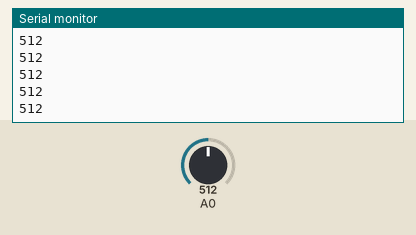
This sketch was run on a simulated Arduino Uno, built with avr-gcc and run on an emulated ATmega328P. On the bench: the last lines printed to the serial monitor. The inputs (shaded band) are chosen by the test bench; at power-on: A0 = 512.

Above: at 1.2 s.
1.3 s: A0 set to 716
At 2.2 s:
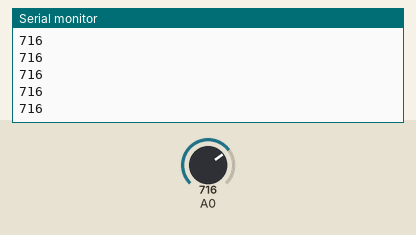
2.8 s: A0 set to 900
At 3.9 s:
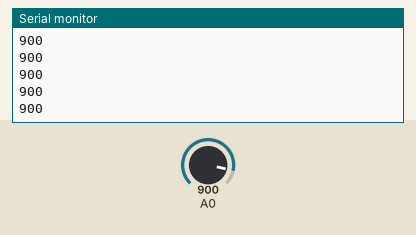
Timing chart, 0 to 5.8 s (numbered marks = the images above; inputs shaded):
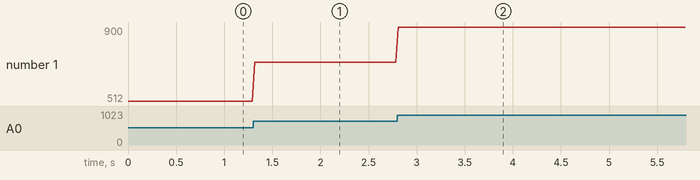

The sketch:

IR_unit_testing.ino
```cpp
int r1 = 0;

void setup() {
  // put your setup code here, to run once:
Serial.begin(9600);
}

void loop() {
  // put your main code here, to run repeatedly:
r1 = analogRead(A0);
Serial.println(r1);
delay(25);
}
```

Measured:
- after the input at 1.3 s, the serial monitor: prints a new line at once (image 1)
- after the input at 2.8 s, the serial monitor: prints a new line at once (image 2)
- plotted number 1: 512 → 716 after the input at 1.3 s, 716 → 900 after the input at 2.8 s
